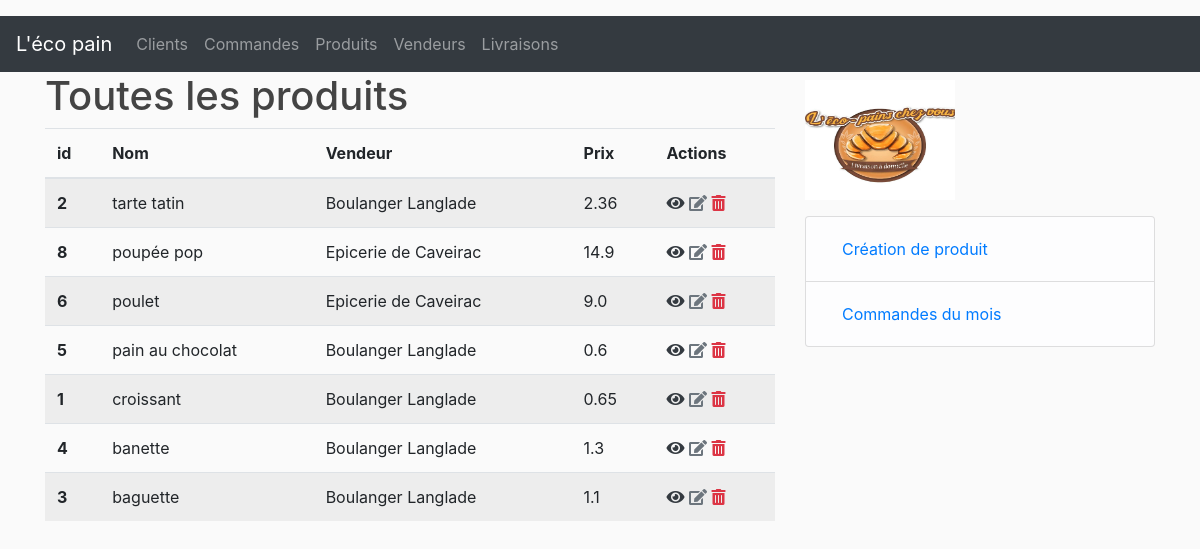
Page /products on the committed database.
### lecopain/dao/models.py (models this page shows, shortened)
class Product(db.Model)      :
    __tablename__            = 'products'
    id                       = db.Column(db.Integer, primary_key = True)
    name                     = db.Column(db.String(50), nullable = False)
    description              = db.Column(db.String(250))
    price                    = db.Column(db.Float)
    status                   = db.Column(db.String(20))
    selections               = db.relationship('CustomerOrder', secondary = 'order_product', backref = db.backref('selected_products'))
    vendor_id                = db.Column(db.Integer, db.ForeignKey('vendors.id'), nullable = False)

class Vendor(db.Model)        :
    __tablename__             = 'vendors'
    id                        = db.Column(db.Integer, primary_key  = True)
    name                      = db.Column(db.String(50), nullable  = False)
    email                     = db.Column(db.String(200), nullable = False)
    products                  = db.relationship('Product', backref = 'vendor', lazy = True)
    vendorOrders              = db.relationship('VendorOrder', backref = 'vendor', lazy = True)

### lecopain/controllers/product_controller.py (the view)
@product_page.route("/products", methods=['GET', 'POST'])
def products():
    products = Product.query.order_by(Product.name.desc()).all()
    return render_template('/products/products.html', products=products, title="Toutes les produits")

### lecopain/templates/products/products.html
{% extends "layout.html" %}
{% block content %}
    {% set count = O %}
    <table class="table table-striped">
            <thead>
                <tr>
                <th scope="col">id</th>
                <th scope="col">Nom</th>
                <th scope="col">Vendeur</th>
                <th scope="col">Prix</th>
                <th scope="col">Actions</th>
                </tr>
            </thead>
            <tbody>
            {% for product in products %}
                <tr>
                <th scope="row">{{ product.id }}</th>
                <td>{{ product.name }}</td>
                <td>{{ product.vendor.name }}</td>
                <td>{{ product.price }}</td>
                <td><a href="/products/{{product.id}}" class="text-dark" alt="Détails"><i class="fas fa-eye"></i></a></span>
                    <a href="/products/update/{{product.id}}" class="text-secondary alt="Editer"><i class="fas fa-edit"></i></a>
                    <a href="/products/delete/{{product.id}}" class="text-danger alt="Supprimer"><i class="fas fa-trash-alt"></i></a>
                </td>
                </tr>
            {%endfor%}
            </tbody>
        </table>
{% endblock %}
{% block right_menu %}
<div class="content-section">
    <h3></h3><img src="{{ url_for('static', filename='img/logo.jpg') }}" width="150" height="120">
    <p class='text-muted'>
        <ul class="list-group">
        <li class="list-group-item list-group-item-light">
                <a class="nav-link" href="/products/new">Création de produit</a></li>
        <li class="list-group-item list-group-item-light">
                <a class="nav-link" href="/orders/month/0">Commandes du mois</a></li>
        </ul>
    </p>
</div>
{% endblock %}

### lecopain/static/main.css (style rules this page uses)
body { background: #fafafa; color: #333333; margin-top: 1rem; }

### rows in the picture
Product: id "2", name "tarte tatin", vendor.name "Boulanger Langlade", price "2.36"
Product: id "8", name "poupée pop", vendor.name "Epicerie de Caveirac", price "14.9"
Product: id "6", name "poulet", vendor.name "Epicerie de Caveirac", price "9.0"
Product: id "5", name "pain au chocolat", vendor.name "Boulanger Langlade", price "0.6"
Product: id "1", name "croissant", vendor.name "Boulanger Langlade", price "0.65"
Product: id "4", name "banette", vendor.name "Boulanger Langlade", price "1.3"
Product: id "3", name "baguette", vendor.name "Boulanger Langlade", price "1.1"

### other values in the picture
{{ title }} "Toutes les produits"
